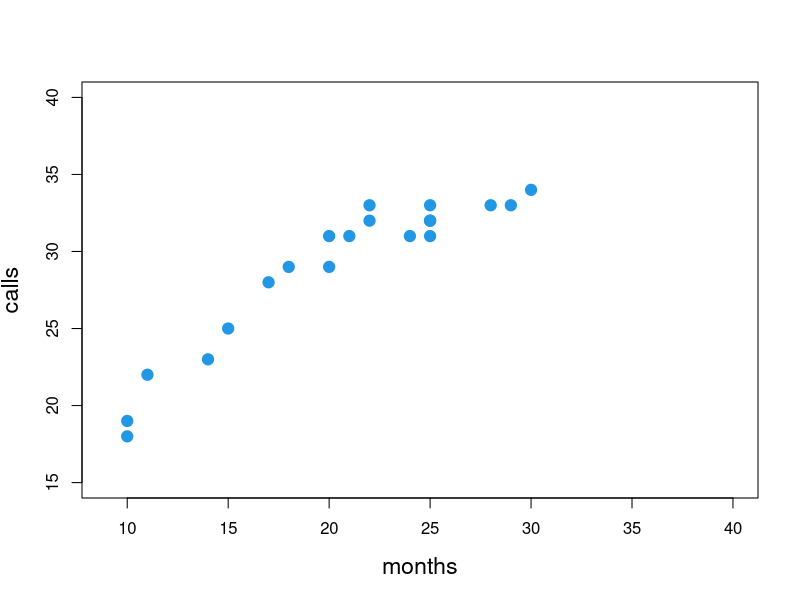

Recreate this plot in R. (Note: this script raises an error after producing the figure.)
###
## Telemarkting Example...
###
Tele = read.table("Tele.txt",header=T)
attach(Tele)

plot(months,calls,pch=19,col=4,cex.lab=1.4,cex=1.5,xlim=c(9,40),ylim=c(15,40))
fit1 = lm(calls~months)
Xf = data.frame(months=seq(2,40,by=0.5))
Yf1 = predict(fit1,Xf)
lines(sort(Xf$months),Yf1[order(Xf)],col=1,lwd=3)

polyfit2 = lm(calls~poly(months,2))
Yf2 = predict(polyfit2,Xf)
lines(sort(Xf$months),Yf2[order(Xf)],col=2,lwd=3)

polyfit3 = lm(calls~poly(months,3))
Yf3 = predict(polyfit3,Xf)
lines(sort(Xf$months),Yf3[order(Xf)],col=3,lwd=3)

polyfit8 = lm(calls~poly(months,8))
Yf8 = predict(polyfit8,Xf)
lines(sort(Xf$months),Yf8[order(Xf)],col=6,lwd=3)

legend(10,38,c("1","2","3","8"),lty=c(1,1,1,1),col=c(1,2,3,6),lwd=c(2,2,2,2))

